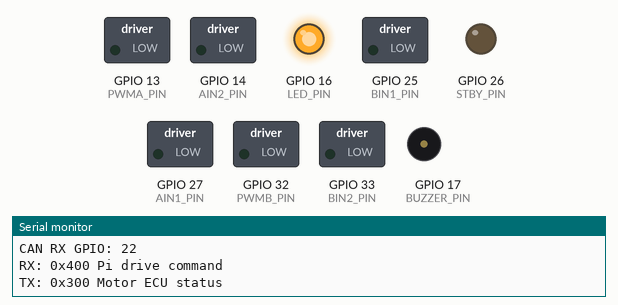
A sketch run on a simulated ESP32. On the bench: switched loads named in the sketch (green lamp = pin HIGH), output pins drawn as LEDs (lit = HIGH), buzzer (waves = sounding, pin HIGH), the last lines printed to the serial monitor. No CAN messages arrive unless stated.

Above: at 0.57 s.
At 3.37 s:
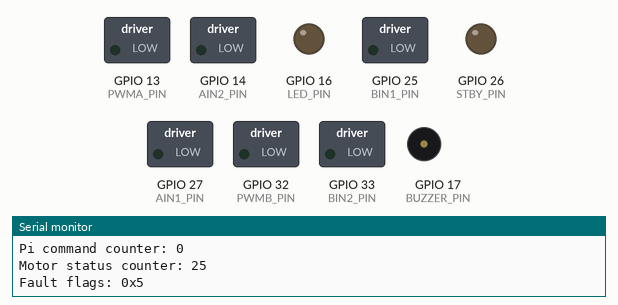
Timing chart, 0 to 3.7 s (numbered marks = the images above):
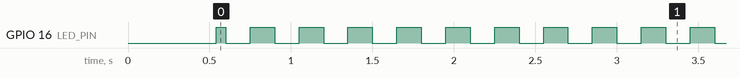

The sketch:

MotorECU_final.ino
```cpp
/*
  CAN bus:
    500 kbit/s, standard 11-bit IDs

  Raspberry Pi -> Motor ECU, CAN 0x400:
    byte 0: left motor command, signed int8, -100..100 %
    byte 1: right motor command, signed int8, -100..100 %
    byte 2: drive mode
            0 = MANUAL
            1 = ASSISTED
            2 = AUTONOMOUS
    byte 3: speed limit, uint8, 0..100 %
    byte 4: flags
            bit0 = E-stop active
            bit1 = vehicle unlocked
    byte 5: safety flags
            bit0 = wall intervention active
            bit1 = current intervention active
            bit2 = overcurrent fault active
    byte 6-7: rolling uint16 command counter, little-endian

  Motor ECU -> Raspberry Pi, CAN 0x300:
    byte 0: applied left output, signed int8 %
    byte 1: applied right output, signed int8 %
    byte 2: motor driver enabled, 0/1
    byte 3: Motor ECU fault flags
            bit0 = Pi command timeout / no command
            bit1 = E-stop active
            bit2 = vehicle locked
            bit3 = overcurrent fault
            bit4 = CAN driver unavailable
    byte 4-5: rolling uint16 status counter, little-endian
    byte 6-7: reserved
*/

#include <Arduino.h>
#include <driver/twai.h>
#include <stdint.h>

// ============================================================
// PIN ASSIGNMENTS
// ============================================================

// Status outputs
const int LED_PIN    = 16;
const int BUZZER_PIN = 17;

// TB6612FNG
// Motor A = LEFT motor
const int PWMA_PIN = 13;
const int AIN2_PIN = 14;
const int AIN1_PIN = 27;
const int STBY_PIN = 26;

// Motor B = RIGHT motor
const int BIN1_PIN = 25;
const int BIN2_PIN = 33;
const int PWMB_PIN = 32;

// SN65HVD230 CAN transceiver
const gpio_num_t CAN_TX_PIN = GPIO_NUM_23;
const gpio_num_t CAN_RX_PIN = GPIO_NUM_22;

// ============================================================
// CAN PROTOCOL
// ============================================================

const uint32_t MOTOR_STATUS_CAN_ID     = 0x300;
const uint32_t PI_DRIVE_COMMAND_CAN_ID = 0x400;

const unsigned long MOTOR_STATUS_INTERVAL_MS = 100;

const unsigned long PI_COMMAND_TIMEOUT_MS = 500;

// ============================================================
// PWM / MOTOR SETTINGS
// ============================================================

const int MOTOR_PWM_FREQUENCY = 20000;
const int PWM_RESOLUTION = 8;
const int PWM_MAX = 255;

// Normal commands are ramped to reduce abrupt starts and reversals.
// 10 percentage points every 20 ms:
//   0 -> 50% in about 100 ms
//   0 -> 100% in about 200 ms
// Safety stops are always immediate.
const unsigned long MOTOR_RAMP_INTERVAL_MS = 20;
const int MOTOR_RAMP_STEP_PERCENT = 10;

// ============================================================
// CAN / COMMAND STATE
// ============================================================

bool canWorking = false;

bool piCommandReceived = false;
unsigned long lastPiCommandTime = 0;

int8_t requestedLeftPercent = 0;
int8_t requestedRightPercent = 0;

int appliedLeftPercent = 0;
int appliedRightPercent = 0;

uint8_t piDriveMode = 1;
uint8_t piSpeedLimit = 0;

bool piEstopActive = false;
bool vehicleUnlocked = false;

bool wallIntervention = false;
bool currentIntervention = false;
bool overcurrentFault = false;

uint16_t piCommandCounter = 0;
uint16_t motorStatusCounter = 0;

bool motorDriverEnabled = false;

unsigned long previousMotorRampTime = 0;
unsigned long previousStatusTxTime = 0;
unsigned long previousSerialTime = 0;

bool previousEstopActive = false;
bool previousOvercurrentFault = false;

bool buzzerActive = false;
unsigned long buzzerStartTime = 0;
unsigned long buzzerDurationMs = 0;

// ============================================================
// SMALL HELPERS
// ============================================================

int clampPercent(int value) {
  if (value > 100) return 100;
  if (value < -100) return -100;
  return value;
}

int decodeI8(uint8_t value) {
  return (value > 127)
    ? static_cast<int>(value) - 256
    : static_cast<int>(value);
}

uint8_t encodeI8(int value) {
  value = clampPercent(value);
  return static_cast<uint8_t>(static_cast<int8_t>(value));
}

void putU16LE(uint8_t data[8], int offset, uint16_t value) {
  data[offset]     = static_cast<uint8_t>(value & 0xFF);
  data[offset + 1] = static_cast<uint8_t>((value >> 8) & 0xFF);
}

bool piCommandFresh() {
  if (!piCommandReceived) {
    return false;
  }

  return (millis() - lastPiCommandTime) <= PI_COMMAND_TIMEOUT_MS;
}

const char* driveModeName() {
  switch (piDriveMode) {
    case 0: return "MANUAL";
    case 1: return "ASSISTED";
    case 2: return "AUTONOMOUS";
    default: return "UNKNOWN";
  }
}

// ============================================================
// BUZZER
// ============================================================
//
// Active buzzer:
//   GPIO17 HIGH = buzzer ON
//   GPIO17 LOW  = buzzer OFF
//
// No PWM/tone generation is needed because the active buzzer contains
// its own oscillator.

void silenceBuzzer() {
  buzzerActive = false;
  buzzerDurationMs = 0;

  digitalWrite(BUZZER_PIN, LOW);
}

void startBuzzer(unsigned long durationMs) {
  buzzerActive = true;
  buzzerStartTime = millis();
  buzzerDurationMs = durationMs;

  digitalWrite(BUZZER_PIN, HIGH);
}

void updateBuzzer() {
  if (!buzzerActive) {
    digitalWrite(BUZZER_PIN, LOW);
    return;
  }

  if (millis() - buzzerStartTime >= buzzerDurationMs) {
    silenceBuzzer();
  }
}

// ============================================================
// TB6612FNG MOTOR OUTPUT
// ============================================================

int percentToPwm(int percent) {
  int magnitude = abs(clampPercent(percent));
  return (magnitude * PWM_MAX) / 100;
}

void writeMotorA(int percent) {
  percent = clampPercent(percent);
  int pwm = percentToPwm(percent);

  if (percent > 0) {
    // Preserve the verified bench-test Motor A forward direction.
    digitalWrite(AIN1_PIN, LOW);
    digitalWrite(AIN2_PIN, HIGH);
    ledcWrite(PWMA_PIN, pwm);
  }
  else if (percent < 0) {
    digitalWrite(AIN1_PIN, HIGH);
    digitalWrite(AIN2_PIN, LOW);
    ledcWrite(PWMA_PIN, pwm);
  }
  else {
    ledcWrite(PWMA_PIN, 0);
    digitalWrite(AIN1_PIN, LOW);
    digitalWrite(AIN2_PIN, LOW);
  }
}

void writeMotorB(int percent) {
  percent = clampPercent(percent);
  int pwm = percentToPwm(percent);

  if (percent > 0) {
    digitalWrite(BIN1_PIN, HIGH);
    digitalWrite(BIN2_PIN, LOW);
    ledcWrite(PWMB_PIN, pwm);
  }
  else if (percent < 0) {
    digitalWrite(BIN1_PIN, LOW);
    digitalWrite(BIN2_PIN, HIGH);
    ledcWrite(PWMB_PIN, pwm);
  }
  else {
    ledcWrite(PWMB_PIN, 0);
    digitalWrite(BIN1_PIN, LOW);
    digitalWrite(BIN2_PIN, LOW);
  }
}

void setMotorDriverEnabled(bool enabled) {
  motorDriverEnabled = enabled;
  digitalWrite(STBY_PIN, enabled ? HIGH : LOW);
}

void applyMotorOutputs() {
  if (!motorDriverEnabled) {
    writeMotorA(0);
    writeMotorB(0);
    return;
  }

  writeMotorA(appliedLeftPercent);
  writeMotorB(appliedRightPercent);
}

void hardStopMotors() {
  appliedLeftPercent = 0;
  appliedRightPercent = 0;

  writeMotorA(0);
  writeMotorB(0);

  setMotorDriverEnabled(false);
}

int stepToward(int currentValue, int targetValue, int maxStep) {
  if (currentValue < targetValue) {
    currentValue += maxStep;
    if (currentValue > targetValue) {
      currentValue = targetValue;
    }
  }
  else if (currentValue > targetValue) {
    currentValue -= maxStep;
    if (currentValue < targetValue) {
      currentValue = targetValue;
    }
  }

  return currentValue;
}

bool hardStopRequired() {
  if (!canWorking) {
    return true;
  }

  if (!piCommandFresh()) {
    return true;
  }

  if (piEstopActive) {
    return true;
  }

  if (!vehicleUnlocked) {
    return true;
  }

  if (overcurrentFault) {
    return true;
  }

  return false;
}

void updateMotorControl() {
  // Safety conditions never ramp down. They stop immediately and disable STBY.
  if (hardStopRequired()) {
    hardStopMotors();
    return;
  }

  // Pi already safety-filters the commands, but locally enforce its speed-limit
  // field as a second sanity check before touching the motor driver.
  int localLimit = constrain(static_cast<int>(piSpeedLimit), 0, 100);

  int targetLeft = constrain(
    static_cast<int>(requestedLeftPercent),
    -localLimit,
    localLimit
  );

  int targetRight = constrain(
    static_cast<int>(requestedRightPercent),
    -localLimit,
    localLimit
  );

  setMotorDriverEnabled(true);

  if (millis() - previousMotorRampTime < MOTOR_RAMP_INTERVAL_MS) {
    return;
  }

  previousMotorRampTime = millis();

  appliedLeftPercent = stepToward(
    appliedLeftPercent,
    targetLeft,
    MOTOR_RAMP_STEP_PERCENT
  );

  appliedRightPercent = stepToward(
    appliedRightPercent,
    targetRight,
    MOTOR_RAMP_STEP_PERCENT
  );

  applyMotorOutputs();
}

// ============================================================
// STATUS LED
// ============================================================

void updateStatusLed() {
  unsigned long t = millis();

  if (!canWorking) {
    // Very fast blink = CAN initialization problem.
    digitalWrite(LED_PIN, ((t / 100) % 2) ? HIGH : LOW);
    return;
  }

  if (!piCommandFresh()) {
    // Fast blink = Pi command lost.
    digitalWrite(LED_PIN, ((t / 150) % 2) ? HIGH : LOW);
    return;
  }

  if (piEstopActive || overcurrentFault) {
    // Fast warning blink.
    digitalWrite(LED_PIN, ((t / 100) % 2) ? HIGH : LOW);
    return;
  }

  if (!vehicleUnlocked) {
    // Slow blink = healthy CAN, vehicle intentionally locked.
    digitalWrite(LED_PIN, ((t / 500) % 2) ? HIGH : LOW);
    return;
  }

  // Solid = CAN healthy, command fresh, vehicle unlocked.
  digitalWrite(LED_PIN, HIGH);
}

// ============================================================
// CAN / TWAI
// ============================================================

void initializeCan() {
  twai_general_config_t generalConfig = TWAI_GENERAL_CONFIG_DEFAULT(
    CAN_TX_PIN,
    CAN_RX_PIN,
    TWAI_MODE_NORMAL
  );

  generalConfig.tx_queue_len = 10;
  generalConfig.rx_queue_len = 20;

  twai_timing_config_t timingConfig = TWAI_TIMING_CONFIG_500KBITS();
  twai_filter_config_t filterConfig = TWAI_FILTER_CONFIG_ACCEPT_ALL();

  esp_err_t installResult = twai_driver_install(
    &generalConfig,
    &timingConfig,
    &filterConfig
  );

  if (installResult != ESP_OK) {
    Serial.print("CAN driver install failed. Error: ");
    Serial.println(static_cast<int>(installResult));
    canWorking = false;
    return;
  }

  esp_err_t startResult = twai_start();

  if (startResult != ESP_OK) {
    Serial.print("CAN driver start failed. Error: ");
    Serial.println(static_cast<int>(startResult));
    twai_driver_uninstall();
    canWorking = false;
    return;
  }

  canWorking = true;

  Serial.println("CAN/TWAI started at 500 kbps.");
  Serial.print("CAN TX GPIO: ");
  Serial.println(static_cast<int>(CAN_TX_PIN));
  Serial.print("CAN RX GPIO: ");
  Serial.println(static_cast<int>(CAN_RX_PIN));
  Serial.println("RX: 0x400 Pi drive command");
  Serial.println("TX: 0x300 Motor ECU status");
}

void processCanMessages() {
  if (!canWorking) {
    return;
  }

  twai_message_t message;

  while (twai_receive(&message, 0) == ESP_OK) {
    if (message.extd || message.rtr) {
      continue;
    }

    if (message.identifier != PI_DRIVE_COMMAND_CAN_ID) {
      continue;
    }

    if (message.data_length_code != 8) {
      continue;
    }

    bool oldEstop = piEstopActive;
    bool oldOvercurrentFault = overcurrentFault;

    requestedLeftPercent = static_cast<int8_t>(
      clampPercent(decodeI8(message.data[0]))
    );

    requestedRightPercent = static_cast<int8_t>(
      clampPercent(decodeI8(message.data[1]))
    );

    piDriveMode = message.data[2];
    piSpeedLimit = constrain(static_cast<int>(message.data[3]), 0, 100);

    piEstopActive = (message.data[4] & 0x01) != 0;
    vehicleUnlocked = (message.data[4] & 0x02) != 0;

    wallIntervention = (message.data[5] & 0x01) != 0;
    currentIntervention = (message.data[5] & 0x02) != 0;
    overcurrentFault = (message.data[5] & 0x04) != 0;

    piCommandCounter =
      static_cast<uint16_t>(message.data[6]) |
      (static_cast<uint16_t>(message.data[7]) << 8);

    piCommandReceived = true;
    lastPiCommandTime = millis();

    // Short local audible warning when a hard Pi safety condition first appears.
    if (!oldEstop && piEstopActive) {
      startBuzzer(250);
    }

    if (!oldOvercurrentFault && overcurrentFault) {
      startBuzzer(250);
    }
  }
}

uint8_t motorFaultFlags() {
  uint8_t flags = 0;

  if (!piCommandFresh()) flags |= 0x01;
  if (piEstopActive) flags |= 0x02;
  if (!vehicleUnlocked) flags |= 0x04;
  if (overcurrentFault) flags |= 0x08;
  if (!canWorking) flags |= 0x10;

  return flags;
}

bool sendMotorStatusFrame() {
  if (!canWorking) {
    return false;
  }

  uint8_t data[8] = {0};

  data[0] = encodeI8(appliedLeftPercent);
  data[1] = encodeI8(appliedRightPercent);
  data[2] = motorDriverEnabled ? 1 : 0;
  data[3] = motorFaultFlags();

  putU16LE(data, 4, motorStatusCounter);

  twai_message_t message = {};
  message.identifier = MOTOR_STATUS_CAN_ID;
  message.extd = 0;
  message.rtr = 0;
  message.data_length_code = 8;

  for (int i = 0; i < 8; i++) {
    message.data[i] = data[i];
  }

  esp_err_t result = twai_transmit(&message, 0);

  if (result == ESP_OK) {
    motorStatusCounter++;
    return true;
  }

  return false;
}

void updateMotorStatusCan() {
  if (millis() - previousStatusTxTime < MOTOR_STATUS_INTERVAL_MS) {
    return;
  }

  previousStatusTxTime = millis();
  sendMotorStatusFrame();
}

// ============================================================
// SERIAL DIAGNOSTICS
// ============================================================

void printSerialStatus() {
  if (millis() - previousSerialTime < 1000) {
    return;
  }

  previousSerialTime = millis();

  Serial.println();
  Serial.println("----- MOTOR ECU STATUS -----");

  Serial.print("CAN: ");
  Serial.println(canWorking ? "ONLINE" : "ERROR");

  Serial.print("Pi command: ");
  if (!piCommandReceived) {
    Serial.println("NEVER RECEIVED");
  } else {
    Serial.print(piCommandFresh() ? "FRESH" : "TIMEOUT");
    Serial.print("  age=");
    Serial.print(millis() - lastPiCommandTime);
    Serial.println(" ms");
  }

  Serial.print("Mode: ");
  Serial.println(driveModeName());

  Serial.print("Unlocked: ");
  Serial.println(vehicleUnlocked ? "YES" : "NO");

  Serial.print("E-stop: ");
  Serial.println(piEstopActive ? "ACTIVE" : "CLEAR");

  Serial.print("Wall intervention: ");
  Serial.println(wallIntervention ? "ACTIVE" : "OFF");

  Serial.print("Current intervention: ");
  Serial.println(currentIntervention ? "ACTIVE" : "OFF");

  Serial.print("Overcurrent fault: ");
  Serial.println(overcurrentFault ? "ACTIVE" : "CLEAR");

  Serial.print("Requested L/R: ");
  Serial.print(static_cast<int>(requestedLeftPercent));
  Serial.print("% / ");
  Serial.print(static_cast<int>(requestedRightPercent));
  Serial.println("%");

  Serial.print("Applied L/R: ");
  Serial.print(appliedLeftPercent);
  Serial.print("% / ");
  Serial.print(appliedRightPercent);
  Serial.println("%");

  Serial.print("Driver: ");
  Serial.println(motorDriverEnabled ? "ENABLED" : "STANDBY");

  Serial.print("Pi command counter: ");
  Serial.println(piCommandCounter);

  Serial.print("Motor status counter: ");
  Serial.println(motorStatusCounter);

  Serial.print("Fault flags: 0x");
  Serial.println(motorFaultFlags(), HEX);
}

// ============================================================
// SETUP
// ============================================================

void setup() {
  Serial.begin(115200);
  delay(500);

  pinMode(LED_PIN, OUTPUT);

  pinMode(BUZZER_PIN, OUTPUT);
  digitalWrite(BUZZER_PIN, LOW);

  pinMode(AIN1_PIN, OUTPUT);
  pinMode(AIN2_PIN, OUTPUT);
  pinMode(BIN1_PIN, OUTPUT);
  pinMode(BIN2_PIN, OUTPUT);
  pinMode(STBY_PIN, OUTPUT);

  ledcAttach(PWMA_PIN, MOTOR_PWM_FREQUENCY, PWM_RESOLUTION);
  ledcAttach(PWMB_PIN, MOTOR_PWM_FREQUENCY, PWM_RESOLUTION);

  // Safe boot state. The Motor ECU never moves until it has:
  //   1. working CAN,
  //   2. a fresh Pi command,
  //   3. vehicle unlocked,
  //   4. no E-stop,
  //   5. no overcurrent fault.
  digitalWrite(LED_PIN, LOW);
  silenceBuzzer();
  hardStopMotors();

  Serial.println();
  Serial.println("================================");
  Serial.println("       LGARI MOTOR ECU");
  Serial.println("================================");
  Serial.println("Vehicle CAN firmware");
  Serial.println();

  Serial.println("Motor driver wiring:");
  Serial.println("  LEFT / Motor A:");
  Serial.println("    PWMA -> GPIO 13");
  Serial.println("    AIN2 -> GPIO 14");
  Serial.println("    AIN1 -> GPIO 27");
  Serial.println("  STBY   -> GPIO 26");
  Serial.println("  RIGHT / Motor B:");
  Serial.println("    BIN1 -> GPIO 25");
  Serial.println("    BIN2 -> GPIO 33");
  Serial.println("    PWMB -> GPIO 32");
  Serial.println();

  Serial.println("Status outputs:");
  Serial.println("  LED    -> GPIO 16");
  Serial.println("  Buzzer -> GPIO 17");
  Serial.println();

  Serial.println("CAN wiring:");
  Serial.println("  TX -> GPIO 23");
  Serial.println("  RX -> GPIO 22");
  Serial.println();

  initializeCan();
}

// ============================================================
// MAIN LOOP
// ============================================================

void loop() {
  processCanMessages();

  updateMotorControl();
  updateMotorStatusCan();

  updateStatusLed();
  updateBuzzer();

  printSerialStatus();
}
```

Measured:
- by itself, GPIO 16 (LED_PIN): repeats every 0.30 s: LOW 0.15 s, HIGH 0.15 s
